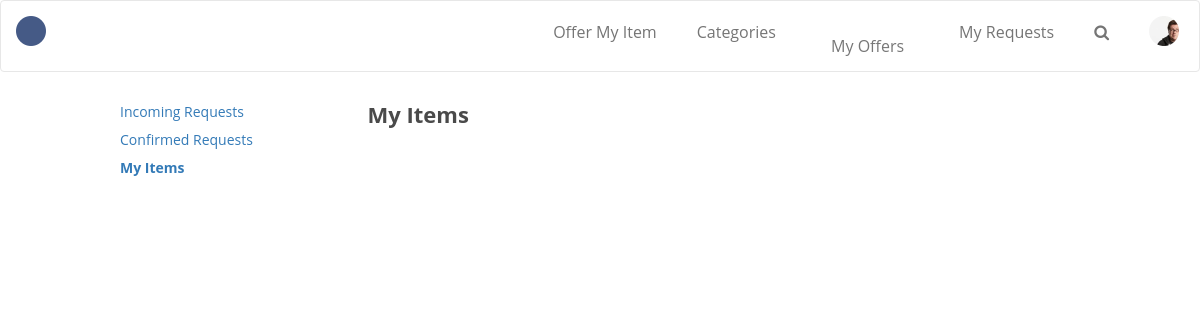
/rent/myalloffer, run on an earlier commit of the app's database.
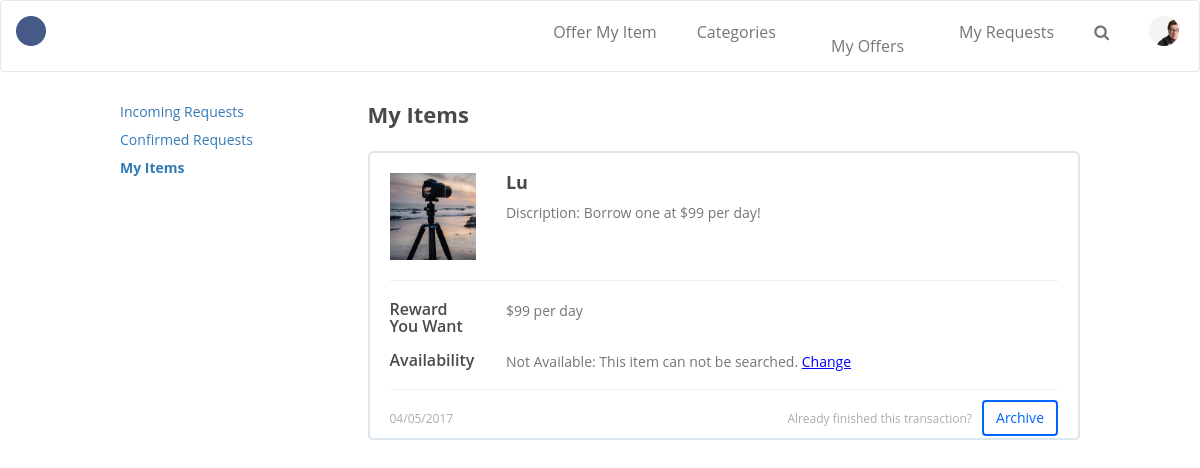
And on a later commit of the database.
### rent/models.py (models this page shows, shortened)
class OfferingItem(models.Model):
	name = models.CharField(max_length=100)
	lender = models.ForeignKey(User)
	picture = models.FileField(upload_to=itemuploadpath, blank=True, null=True)
	content_type = models.CharField(max_length=50, blank=True, null=True)
	description = models.TextField(max_length=300, blank=True, null=True)
	reward = models.CharField(max_length=100, blank=True)
	post_date = models.DateField(auto_now_add=True, blank=True, null=True)
	active = models.BooleanField(default=True, blank=False)
	available_from = models.DateField(blank=True, null=True)
	available_to = models.DateField(blank=True, null=True)

### rent/views.py (the view)
def myalloffer(request):
	context = {}
	my_items = OfferingItem.objects.filter(lender__pk=1) #request.user is_active
	context['my_items'] = my_items
	return render(request, 'rent/myoffers-myitems.html', context)

### rent/templates/rent/myoffers-myitems.html (shortened to what this page needs)
{% extends "rent/base.html" %}
{% block customized_static %}
{% load static %}
        <link rel="stylesheet" type="text/css" href="{% static 'rent/css/style.css' %}">
        <link rel="stylesheet" type="text/css" href="../../static/rent/css/myoffers.css">
        <link rel="stylesheet" href="//cdnjs.cloudflare.com/ajax/libs/jasny-bootstrap/3.1.3/css/jasny-bootstrap.min.css">
{% endblock %}
{% block bodycontent %}
        <section class="main-container">
            <div class="row">
                <nav class="col-sm-3 col-md-3 col-lg-3 bs-docs-sidebar hidden-print" role="complementary">
                    <div class="subnav-list">
                        <ui>
                            <li class="subnav clickable"><a href="{% url 'incomingoffer' %}">Incoming Requests</a></li>
                            <li class="subnav clickable"><a href="{% url 'confirmedoffer' %}">Confirmed Requests</a></li>
                            <li class="subnav-chosen clickable"><a href="{% url 'myalloffer' %}">My Items</a></li>
                        </ui>
                    </div>
                </nav>
                <div class="col-sm-9 col-md-9 col-lg-9" role="main">
                    <div class="h1">My Items</div>
                    {% for i in my_items %}
                    <div class="myoffer-incoming gray-border incoming-gray-border">
                        <div class="">
                            <div class="row">
                                <div class="col-xxs col-xs-4 col-sm-3 col-md-2 col-lg-2">
                                    <img class="image-fill" src="../../static/rent/image/Photo-Tripod.png"></img>
                                </div>
                                <div class="col-xxs col-xs-8 col-sm-9 col-md-10 col-lg-10">
                                    <div class="myoffer-title">
                                        <div class="h2 myoffer-title-description">
                                            {{i.name}}
                                        </div>
                                    </div>
                                    <div class="myoffer-description">
                                        Discription: {{i.description}}
                                    </div>
                                </div>
                            </div>
                            <hr>
                            <div class="row margin-in-section">
                                <div class="col-xxs col-xs-4 col-sm-3 col-md-2 col-lg-2">
                                    <div class="h3 incoming-sub-title">
                                        Reward You Want
                                    </div>
                                </div>
                                <div class="col-xxs col-xs-8 col-sm-9 col-md-10 col-lg-10">
                                    <div class="body incoming-sub-title">
                                        {{i.reward}}
                                    </div>
                                </div>
                            </div>
                            <div class="row margin-in-section ">
                                <div class="col-xxs col-xs-4 col-sm-3 col-md-2 col-lg-2">
                                    <div class="h3 incoming-reward">
                                        Availability
                                    </div>
                                </div>
                                <div class="col-xxs col-xs-8 col-sm-9 col-md-10 col-lg-10">
                                    <div class="body">
                                        Not Available: This item can not be searched. <span class="hyperlink">Change</span>
                                    </div>
                                </div>
                            </div>
                        </div>
                        <hr id="incoming-line">
                        <div>
                            <div class="caption-2 incoming-time">
                                04/05/2017
                            </div>
                            <button class="btn btn-secondary btn-secondary-blue right ">
                                Archive
                            </button>
                            <div class="body inlineblock right caption-2" id="notes">
                                Already finished this transaction?
                            </div>
                        </div>
                    </div>
                    {% endfor %}
                </div>
            </div>
        </section>
        {% endblock %}

### rent/templates/rent/base.html (shortened to what this page needs)
<!DOCTYPE html>
<html>
<head>
		<link rel="stylesheet" href="https://maxcdn.bootstrapcdn.com/bootstrap/3.3.7/css/bootstrap.min.css">
		<link rel="stylesheet" href="../../static/rent/css/font-awesome-4.7.0/css/font-awesome.min.css">
        {% block customized_static %}{% endblock %}
</head>
<body>
	<nav class="navbar navbar-default">
            <div class="navbar-header">
				<a href="index.html" class="navbar-brand">
					<img alt="Brand" src="../../static/rent/image/brand.png">
				</a>
            </div>
            <div class="collapse navbar-collapse" id="navbar-collapse">
                <ul class="nav navbar-nav navbar-right" id="nav-menu">
                    <li>Offer My Item</li>
                    <li>Categories</li>
                    <li><a href="{% url 'incomingoffer' %}">My Offers</a></li>
                    <li>My Requests</li>
                    <li><i class="fa fa-search" aria-hidden="true"></i></li>
                    <li id="nav-user">
                         <img src="../../static/rent/image/avatar.png" alt="">
                    </li>
                </ul>
            </div>
        </nav>
        {% block bodycontent %}{% endblock %}
</body>
</html>

### rent/static/rent/css/myoffers.css (style rules this page uses)
#incoming-line { margin: 10px 0px 10px 0px; }
.incoming-gray-border { padding-bottom: 10px; }
.incoming-time { display: inline-block; margin-top: 10px; }
.myoffer-incoming { margin-top: 25px; }
.myoffer-incoming .myoffer-title .myoffer-title-description { display:block; }
.myoffer-incoming .margin-in-section { margin-top: 6px; }
.incoming-reward { margin-top: auto; }
#notes { margin-top: 10px; margin-right: 10px; }

### rent/static/rent/css/elements.css (style rules this page uses)
* { font-family: "Open Sans", sans-serif; }
body { box-sizing: border-box; }
.h1 { font-size: 22px; font-weight: bold; color: #4a4a4a; margin-top: 0px; }
.h2 { font-size: 18px; font-weight: bold; color: #4a4a4a; margin-top: 0px; }
.h3 { font-size: 16px; font-weight: 600; color: #4a4a4a; margin-top: 0px; }
.subnav { font-size: 14px; color: #4a4a4a; }
.subnav-chosen { font-size: 14px; color: #4a4a4a; font-weight: bold; }
body { font-size: 14px; color: #757575; }
.caption-2 { font-size: 12px; color: #757575; opacity: 0.6; }
.btn-secondary { background-color: white; -webkit-transition-duration: 0.4s; transition-duration: 0.4s; font-size: 14px; }
.btn-secondary-blue { border: 2px solid #0064ff; color: #0064ff; }
.right { float: right; }
nav #nav-menu li { font-size: 16px; padding-left: 20px; padding-right: 20px; padding-top: 20px; cursor: pointer; }
.navbar { min-height: 60px; background-color: white; }
nav #nav-user img { width:30px; }
nav .navbar-brand img { width: 30px; }
nav #nav-menu #nav-user { padding-top: 15px; }
.subnav-list { list-style: none; margin-bottom: 15px; }
.subnav-list li { margin-bottom: 8px; }
.main-container { margin: auto; margin-top: 30px; max-width: 1200px; }
.gray-border { width: 100%; border-radius: 5px; border: solid 2px #dde5ed; padding: 2rem 2rem 2rem 2rem; }
.image-fill { width: 100%; }
.clickable { cursor: pointer; }
.inlineblock { display: inline-block; }
.hyperlink { color: blue; text-decoration: underline; }
button { border: none; background-color: none; }
@media only screen and (min-width: 768px) { .main-container { width: 95%; } }
@media only screen and (min-width: 992px) { .main-container { width: 80%; } }

What changed in the data, as far as the page shows it:
added OfferingItem: name "Lu", description "Borrow one at $99 per day!", reward "$99 per day"
